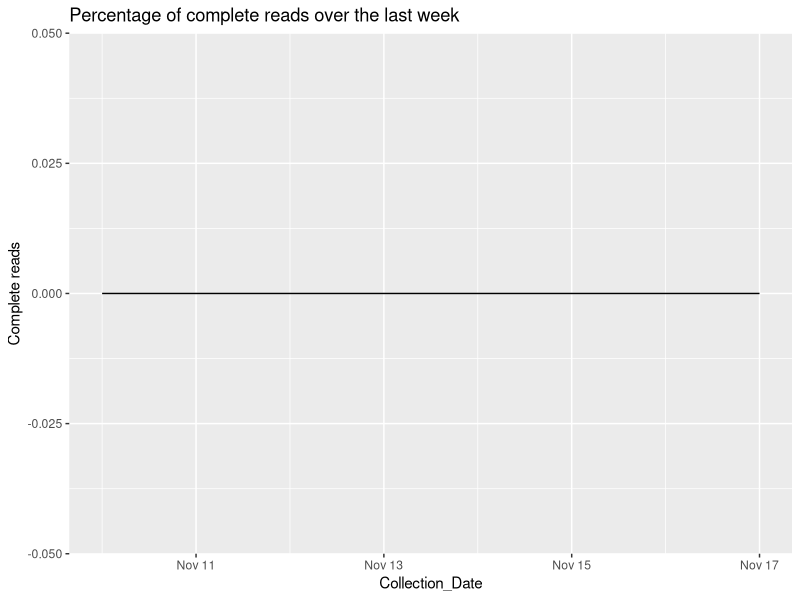

Write the R code that produced this figure. (Note: this script raises an error after producing the figure.)
## ---- chunk 1
knitr::opts_chunk$set(echo = TRUE)
library(dplyr)
library(ggplot2)
library(lubridate)
library(zoo)

## ---- chunk 2
#Global Variables
#Dataframe for the last week
start_date <- (date(Sys.Date())-8)
end_date <- date(Sys.Date())-1  # yesterdays's date

Last_week <- data.frame(seq(start_date, end_date, "days")) |>
            mutate(Collection_Date= seq.start_date..end_date...days..)

dams  <- c("Avon Dam",
                      "Blue Mountains Dams",
                      "Cataract Dam",
                      "Cordeaux Dam",
                      "Fitzroy Falls Reservoir",
                      "Nepean Dam",
                      "Prospect Reservoir",
                      "Tallowa Dam",
                      "Warragamba Dam",
                      "Wingecarribee Reservoir",
                      "Woronora Dam"
                      )

#Data From scraped files
all_readings <- read.csv("Daily_Dam_Readings_Greater_Sydney.csv") |>                     
                mutate(Collection_Date = date(Collection_Date))


#Scraper performance over teh last week
disinct_readings_count <- all_readings |> 
                    group_by() |> count(Collection_Date) |>
                    mutate(`Complete reads` = (n / 14)*100) 


#Percentage of complete reads for the last week
last_week_performance <- Last_week |>
                       left_join(disinct_readings_count, by="Collection_Date") |> 
                       mutate(`Complete reads` = case_when(
                         is.na(`Complete reads`) ~ 0,
                         TRUE ~ `Complete reads`
                       ))

Percentage_Of_complete_daily_reads <- ggplot(last_week_performance, aes(Collection_Date, `Complete reads`))+
                            geom_line()+
                            ggtitle("Percentage of complete reads over the last week")


#Decay rate of dams by day by weekly average
all_readings_df <- all_readings |>
                  #Filter the data for the dams
                    mutate(data_classifier = case_when(
                      Variable %in% dams ~ "Dams",
                      TRUE ~ "Summaries"
                    )) |> 
  
                  #Filter for the dams dataset and remove the percentages
                    filter(data_classifier == "Dams") |>
                    mutate(daily_value = as.numeric(sub("%", "", daily_value))) |>
                    group_by(Variable) |> 
                #Calculate the rate of change by fixed time periods
                    mutate(daily__volume_change = as.numeric(daily_value) - as.numeric(lag(x= daily_value, n= 1)))|>    
                    mutate(Avg_Rolling_weekly_volume_change = (as.numeric(daily_value) - as.numeric(rollmean(daily_value, k=7)))/7) |>
                    mutate(Avg_Rolling_monthly_volume_change = (as.numeric(daily_value) - as.numeric(rollmean(daily_value, k=30)))/30) |> 
                    mutate(Avg_Rolling_60day_volume_change = (as.numeric(daily_value) - as.numeric(rollmean(daily_value, k=60)))/60) |> 
                    mutate(Avg_Rolling_90day_volume_change = (as.numeric(daily_value) - as.numeric(rollmean(daily_value, k=90)))/90) |> 
                    mutate(Avg_Rolling_120day_volume_change = (as.numeric(daily_value) - as.numeric(rollmean(daily_value, k=120)))/120) |> 
              #Depletion Rates
                  #Daily rate of change
                      mutate(Days_to_zero_at_daily_depletion_rate = case_when(
                        daily__volume_change >= 0 ~ NA,
                        daily__volume_change < 0 ~ days(round(abs((daily_value / daily__volume_change))))
                      )) |> 
                    #weekly depletion rate
                      mutate(Days_to_zero_at_weekly_depletion_rate = case_when(
                        Avg_Rolling_weekly_volume_change >= 0 ~ NA,
                        Avg_Rolling_weekly_volume_change < 0 ~  days(round(abs((daily_value / Avg_Rolling_weekly_volume_change))))
                      )) |> 
                    #Monthly depletion rate
                      mutate(Days_to_zero_at_monthly_depletion_rate = case_when(
                        Avg_Rolling_monthly_volume_change >= 0 ~ NA,
                        Avg_Rolling_monthly_volume_change < 0 ~  days(round(abs((daily_value / Avg_Rolling_monthly_volume_change))))
                      )) |>
                    #60 Day depletion rate
                      mutate(Days_to_zero_at_60day_depletion_rate = case_when(
                        Avg_Rolling_60day_volume_change >= 0 ~ NA,
                        Avg_Rolling_60day_volume_change < 0 ~  days(round(abs((daily_value / Avg_Rolling_60day_volume_change))))
                      ))|>
                    #90 Day depletion rate
                      mutate(Days_to_zero_at_90day_depletion_rate = case_when(
                        Avg_Rolling_90day_volume_change >= 0 ~ NA,
                        Avg_Rolling_90day_volume_change < 0 ~  days(round(abs((daily_value / Avg_Rolling_90day_volume_change))))
                      )) |>
                    #120 Day depletion rate
                      mutate(Days_to_zero_at_120day_depletion_rate = case_when(
                        Avg_Rolling_120day_volume_change >= 0 ~ NA,
                        Avg_Rolling_120day_volume_change < 0 ~  days(round(abs((daily_value / Avg_Rolling_120day_volume_change))))
                      )) |>
              #Capacity Rates 
                    #Daily rate of change
                      mutate(Days_to_full_at_daily_capacity_rate = case_when(
                        daily__volume_change > 0 ~ days(round(abs(((100-daily_value) / daily__volume_change)))),
                        daily__volume_change <= 0 ~ NA
                      )) |>
                    #weekly rate of change
                      mutate(Days_to_full_at_weekly_capacity_rate = case_when(
                        Avg_Rolling_weekly_volume_change > 0 ~ days(round(abs(((100-daily_value) / Avg_Rolling_weekly_volume_change)))),
                        Avg_Rolling_weekly_volume_change <= 0 ~ NA
                      )) |>
                    #Monthly rate of change
                      mutate(Days_to_full_at_monthly_capacity_rate = case_when(
                        Avg_Rolling_monthly_volume_change > 0 ~ days(round(abs(((100-daily_value) / Avg_Rolling_monthly_volume_change)))),
                        Avg_Rolling_monthly_volume_change <= 0 ~ NA
                      )) |>
                    #60 Day depletion rate
                      mutate(Days_to_full_at_60day_capacity_rate = case_when(
                        Avg_Rolling_60day_volume_change > 0 ~ days(round(abs(((100-daily_value) / Avg_Rolling_60day_volume_change)))),
                        Avg_Rolling_60day_volume_change <= 0 ~ NA
                      )) |>  
                    #90 Day depletion rate
                      mutate(Days_to_full_at_90day_capacity_rate = case_when(
                        Avg_Rolling_90day_volume_change > 0 ~ days(round(abs(((100-daily_value) / Avg_Rolling_90day_volume_change)))),
                        Avg_Rolling_90day_volume_change <= 0 ~ NA
                      )) |>  
                    #120 day depletion rate
                      mutate(Days_to_full_at_120day_capacity_rate = case_when(
                        Avg_Rolling_120day_volume_change > 0 ~ days(round(abs(((100-daily_value) / Avg_Rolling_120day_volume_change)))),
                        Avg_Rolling_120day_volume_change <= 0 ~ NA
                      )) |>
                  #For each of the 12 dates, what is the forecast date the dam will spill or deplete?
                      #For Depletion rates;
                        #daily Depletion rate:
                          mutate(Estimated_Day_zero_daily_depletion_rate = Days_to_zero_at_daily_depletion_rate + Collection_Date) |>
                          mutate(Estimated_Day_zero_weekly_depletion_rate = Days_to_zero_at_weekly_depletion_rate + Collection_Date) |>
                          mutate(Estimated_Day_zero_monthly_depletion_rate = Days_to_zero_at_monthly_depletion_rate + Collection_Date) |>
                          mutate(Estimated_Day_zero_60day_depletion_rate = Days_to_zero_at_60day_depletion_rate + Collection_Date) |>
                          mutate(Estimated_Day_zero_90day_depletion_rate = Days_to_zero_at_90day_depletion_rate + Collection_Date) |>
                          mutate(Estimated_Day_zero_120day_depletion_rate = Days_to_zero_at_120day_depletion_rate + Collection_Date) |>
                        #Daily capacity rates:
                          mutate(Estimated_spillover_day_daily_capacity_rate = Days_to_full_at_daily_capacity_rate + Collection_Date) |>
                          mutate(Estimated_spillover_day_weekly_capacity_rate = Days_to_full_at_weekly_capacity_rate + Collection_Date) |>
                          mutate(Estimated_spillover_day_monthly_capacity_rate = Days_to_full_at_monthly_capacity_rate + Collection_Date) |>
                          mutate(Estimated_spillover_day_60day_capacity_rate = Days_to_full_at_60day_capacity_rate + Collection_Date) |>
                          mutate(Estimated_spillover_day_90day_capacity_rate = Days_to_full_at_90day_capacity_rate + Collection_Date) |>  
                          mutate(Estimated_spillover_day_120day_capacity_rate = Days_to_full_at_120day_capacity_rate + Collection_Date) 
                    
  #Subset series
  Yesterdays_Forecast <- all_readings_df |>
  select(Variable,Collection_Date, daily_value,
          Estimated_Day_zero_daily_depletion_rate, Estimated_spillover_day_daily_capacity_rate,
          Estimated_Day_zero_weekly_depletion_rate, Estimated_spillover_day_weekly_capacity_rate,
          Estimated_Day_zero_monthly_depletion_rate, Estimated_spillover_day_monthly_capacity_rate,
          Estimated_Day_zero_60day_depletion_rate, Estimated_spillover_day_60day_capacity_rate,
          Estimated_Day_zero_90day_depletion_rate, Estimated_spillover_day_90day_capacity_rate,
          Estimated_Day_zero_120day_depletion_rate, Estimated_spillover_day_120day_capacity_rate) |>
  filter(Collection_Date == end_date)
  
## ---- chunk 3
## How has the scraper performed over the last week?

Percentage_Of_complete_daily_reads

#Based on a 120 day rolling average what date is warragamba likely to overflow or hit zero.

# Sample data
date <- seq(as.Date("2016/1/1"), as.Date("2019/1/1"), "4 months")
values <- rnorm(length(date))
df <- data.frame(date, values)

# Interpolate values every month
interpolated_df <- approx(x = df$date, y = df$values, xout = seq(as.Date("2016/1/1"), as.Date("2019/1/1"), "months"))

# Plot the interpolated values
plot(interpolated_df$x, interpolated_df$y, type = "b")
